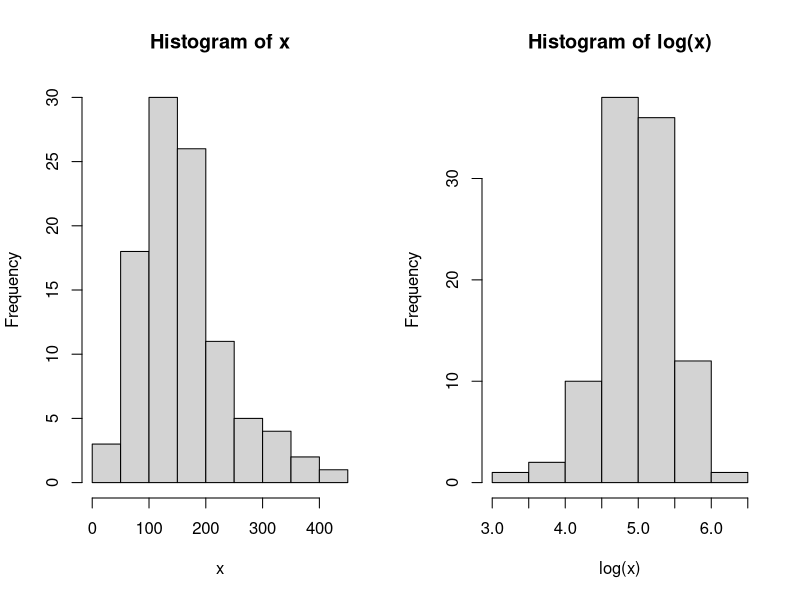
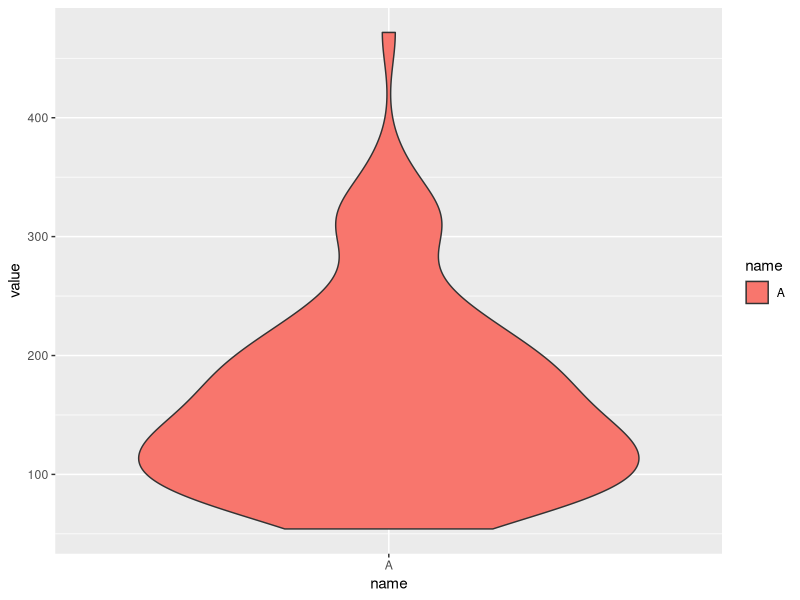

These figures' R source, in order:
## ---- chunk 1
n=100
x=rlnorm(n, 5,0.5)
## ---- chunk 2
library(ggplot2)
par(mfrow=c(1,2))
hist(x)
hist(log(x))
## ---- chunk 3
n=100
data=data.frame(name=c(rep('A', n)),value=rlnorm(n, 5,0.5))

p <- ggplot(data, aes(x=name, y=value, fill=name)) 
p+geom_violin()
